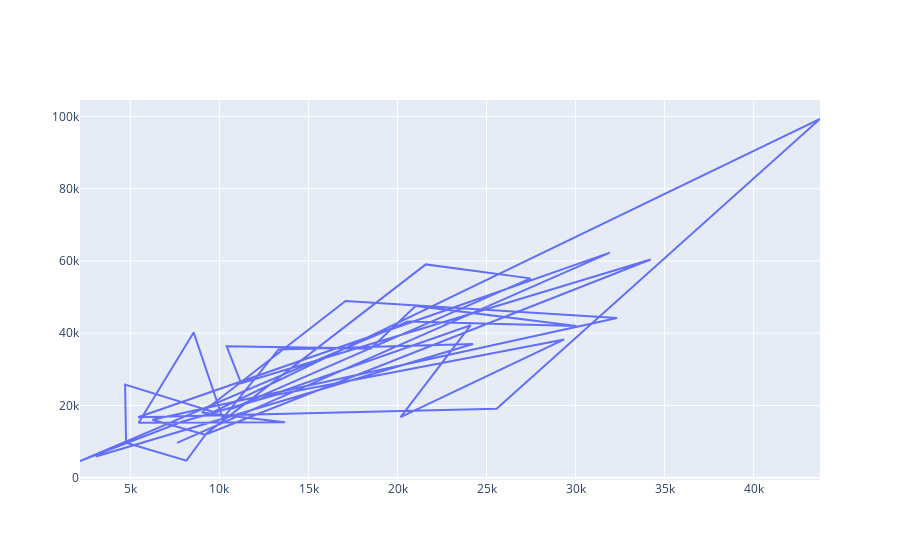

The notebook cell this image was saved under:
### Code cell
sal = go.Figure()
sal.add_trace(go.Scatter(
              x=salary['expenditure_percapita'],
              y=salary['salary']
              ))
